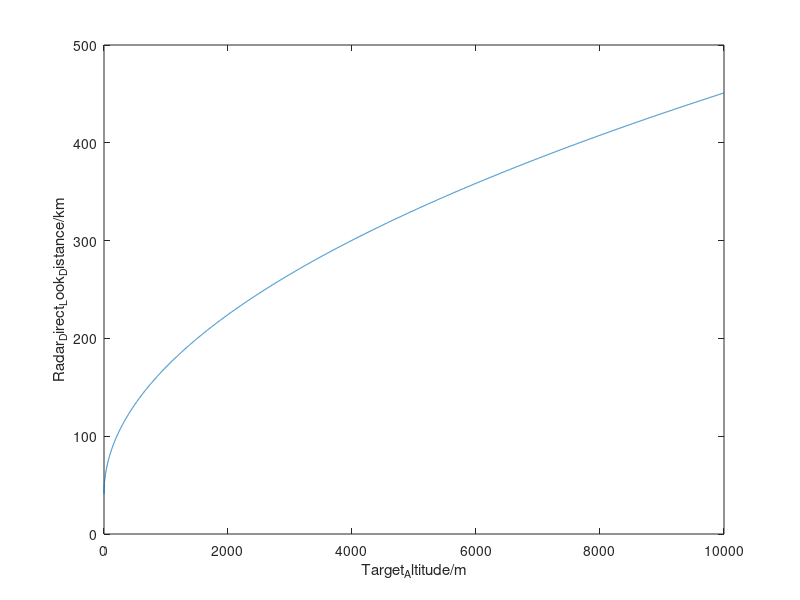

The MATLAB script that drew this image:
hr=100;
ht=[0:1:1e4];
Rs=4.1*(sqrt(hr)+sqrt(ht));
plot(ht,Rs);
xlabel('Target_Altitude/m');
ylabel('Radar_Direct_Look_Distance/km');